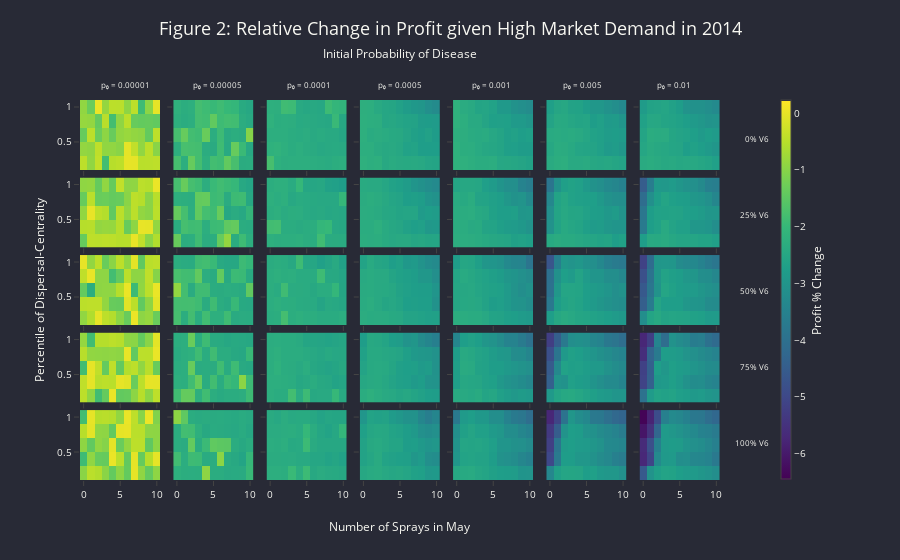

The code cell stored with this chart in its notebook:
### Code cell
# PLOT

import pandas as pd
import numpy as np
import plotly.graph_objects as go
from plotly.subplots import make_subplots

# Define parameters
year = 2014
market_demand = 'high'

# Read and filter the data
file_name = '../data/processed/simulations/simulations_dec20_2.parquet'
df_profit_all = pd.read_parquet(file_name)
df_profit_all = df_profit_all[
    (df_profit_all['Year'] == year) & 
    (df_profit_all['Market Demand'] == market_demand)
]

# Convert 'Quantile' to string type for consistent labeling
df_profit_all['Quantile'] = df_profit_all['Quantile'].astype(str)

# Get sorted unique V6 Percent and Initial Probability values
unique_v6_percent = sorted(df_profit_all['V6 Percent'].unique())
unique_init_prob = sorted(df_profit_all['Initial Probability'].unique())

# **Format initial probabilities without trailing zeros**
def format_prob(prob, decimal_places=5):
    formatted = f"{prob:.{decimal_places}f}".rstrip('0').rstrip('.')
    return formatted if formatted else '0'

unique_init_prob_labels = [format_prob(prob) for prob in unique_init_prob]

# Define the grid size
n_rows = len(unique_v6_percent)
n_cols = len(unique_init_prob)

# Create subplot titles as empty strings
subplot_titles = [''] * (n_rows * n_cols)

# Create the figure with subplots
fig = make_subplots(
    rows=n_rows, cols=n_cols,
    subplot_titles=subplot_titles,
    horizontal_spacing=0.02,
    vertical_spacing=0.02,
    shared_xaxes=True,
    shared_yaxes=True,
    specs=[[{'type': 'heatmap'} for _ in range(n_cols)] for _ in range(n_rows)]
)

# Determine global color scale limits
v_min = df_profit_all['Mean Profit Percent Change'].min()
v_max = df_profit_all['Mean Profit Percent Change'].max()

# Add heatmaps to subplots
for _, row_data in df_profit_all[['V6 Percent', 'Initial Probability']].drop_duplicates().iterrows():
    v6_value = row_data['V6 Percent']
    init_prob_value = row_data['Initial Probability']

    # Filter the dataframe for the current combination
    df_filtered = df_profit_all[
        (df_profit_all['V6 Percent'] == v6_value) &
        (df_profit_all['Initial Probability'] == init_prob_value)
    ]

    # Pivot the data for heatmap
    pivot_profit = df_filtered.pivot_table(
        values='Mean Profit Percent Change',
        index='Quantile',
        columns='Sprays in May',
        aggfunc="mean"
    ).sort_index(axis=1)

    # Get x and y axes labels
    x_labels = pivot_profit.columns.tolist()
    y_labels = pivot_profit.index.tolist()

    # Determine subplot position
    v6_index = unique_v6_percent.index(v6_value)
    init_prob_index = unique_init_prob.index(init_prob_value)
    row = v6_index + 1
    col = init_prob_index + 1

    # Add heatmap to the subplot
    fig.add_trace(
        go.Heatmap(
            z=pivot_profit.values,
            x=x_labels,
            y=y_labels,
            colorscale='Viridis',
            zmin=v_min,
            zmax=v_max,
            coloraxis='coloraxis',
            showscale=False,
            xgap=0,
            ygap=0,
            hoverongaps=False
        ),
        row=row,
        col=col
    )

# Define Dracula color palette
dracula_bg = '#282a36'
dracula_font = '#f8f8f2'

# Update layout
fig.update_layout(
    template=None,
    plot_bgcolor=dracula_bg,
    paper_bgcolor=dracula_bg,
    font=dict(
        color=dracula_font,
        size=10
    ),
    title=dict(
        text=f'Figure 2: Relative Change in Profit given {market_demand.capitalize()} Market Demand in {year}',
        font=dict(
            color=dracula_font,
            size=18
        ),
        x=0.5,
        y=0.96,
        xanchor='center',
        yanchor='top'
    ),
    margin=dict(l=80, r=180, t=100, b=80),  # Increased top margin to accommodate new label
    coloraxis=dict(
        colorscale='Viridis',
        cmin=v_min,
        cmax=v_max,
        colorbar=dict(
            title='Profit % Change',
            titleside='right',
            tickfont=dict(size=10),
            len=1.05,
            y=0.5,
            x=1.08,
            thickness=10
        )
    )
)

# Add "Initial Probability of Disease" label at the top center
fig.add_annotation(
    dict(
        text="Initial Probability of Disease",
        x=0.5,
        y=1.15,  # Positioned slightly above the p₀ labels
        xref="paper",
        yref="paper",
        showarrow=False,
        font=dict(
            size=12,  # Adjust font size as needed
            color=dracula_font
        ),
        align='center',
        xanchor='center'
    )
)

# Add initial probability labels with decimal notation without trailing zeros
for idx, init_prob_label in enumerate(unique_init_prob_labels):
    x_pos = (idx + 1 - 0.5) / n_cols  # Centered above each column
    fig.add_annotation(
        dict(
            text=f"p₀ = {init_prob_label}",
            x=x_pos,
            y=1.06,  # Positioned below the new "Initial Probability of Disease" label
            xref="paper",
            yref="paper",
            showarrow=False,
            font=dict(
                size=8,  # Adjust font size as needed
                color=dracula_font
            ),
            align='center',
            xanchor='center'
        )
    )

# Add row labels (% V6) at the right of each row
for idx, v6_value in enumerate(unique_v6_percent):
    y_pos = 1 - ((idx + 1 - 0.5) / n_rows)
    fig.add_annotation(
        dict(
            text=f"{int(v6_value * 100)}% V6",
            x=1.08,
            y=y_pos,
            xref="paper",
            yref="paper",
            showarrow=False,
            font=dict(
                size=8,
                color=dracula_font
            ),
            align='center',
            yanchor='middle'
        )
    )

# Add shared x-axis title
fig.add_annotation(
    dict(
        text="Number of Sprays in May",
        x=0.5,
        y=-0.15,
        xref="paper",
        yref="paper",
        showarrow=False,
        font=dict(
            size=12,
            color=dracula_font
        ),
        align='center'
    )
)

# Add shared y-axis title
fig.add_annotation(
    dict(
        text="Percentile of Dispersal-Centrality",
        x=-0.08,
        y=0.5,
        textangle=-90,
        xref="paper",
        yref="paper",
        showarrow=False,
        font=dict(
            size=12,
            color=dracula_font
        ),
        align='center'
    )
)

# Update hover template
fig.update_traces(
    hovertemplate=
    'Sprays in May: %{x}<br>' +
    'Percentile: %{y}<br>' +
    'Profit % Change: %{z:.2f}%<extra></extra>'
)

# Show the figure
fig.show()
